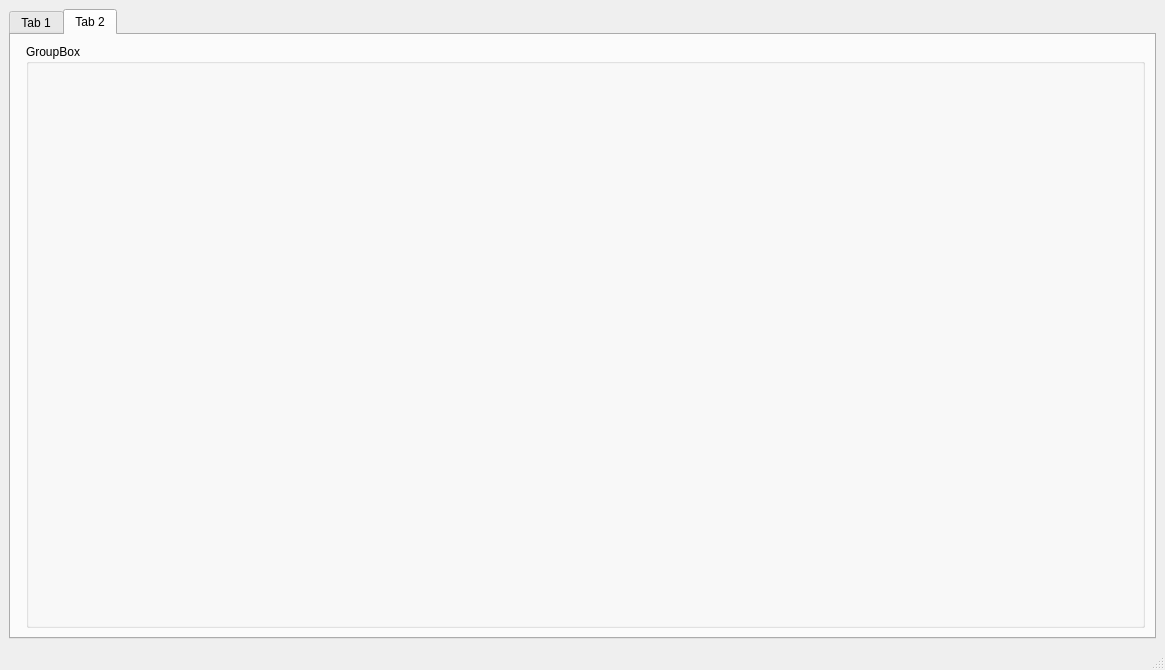
<?xml version="1.0" encoding="UTF-8"?>
<ui version="4.0">
 <class>MainWindow</class>
 <widget class="QMainWindow" name="MainWindow">
  <property name="geometry">
   <rect>
    <x>0</x>
    <y>0</y>
    <width>1165</width>
    <height>670</height>
   </rect>
  </property>
  <property name="windowTitle">
   <string>MainWindow</string>
  </property>
  <widget class="QWidget" name="centralwidget">
   <layout class="QHBoxLayout" name="horizontalLayout_5">
    <item>
     <widget class="QTabWidget" name="tabWidget">
      <property name="currentIndex">
       <number>1</number>
      </property>
      <widget class="QWidget" name="tab">
       <attribute name="title">
        <string>Tab 1</string>
       </attribute>
       <layout class="QHBoxLayout" name="horizontalLayout_3">
        <item>
         <layout class="QVBoxLayout" name="verticalLayout_6">
          <item>
           <layout class="QHBoxLayout" name="horizontalLayout">
            <item>
             <layout class="QVBoxLayout" name="verticalLayout_5">
              <item>
               <widget class="QLabel" name="label_2">
                <property name="text">
                 <string>Response</string>
                </property>
               </widget>
              </item>
              <item>
               <widget class="QPlainTextEdit" name="text_responce">
                <property name="sizePolicy">
                 <sizepolicy hsizetype="Preferred" vsizetype="Expanding">
                  <horstretch>0</horstretch>
                  <verstretch>0</verstretch>
                 </sizepolicy>
                </property>
               </widget>
              </item>
              <item>
               <widget class="QLabel" name="label">
                <property name="text">
                 <string>Request</string>
                </property>
               </widget>
              </item>
              <item>
               <widget class="QPlainTextEdit" name="text_request">
                <property name="sizePolicy">
                 <sizepolicy hsizetype="Preferred" vsizetype="Expanding">
                  <horstretch>0</horstretch>
                  <verstretch>0</verstretch>
                 </sizepolicy>
                </property>
               </widget>
              </item>
             </layout>
            </item>
            <item>
             <layout class="QVBoxLayout" name="verticalLayout_7">
              <item>
               <widget class="QLabel" name="label_5">
                <property name="text">
                 <string>Plot2D</string>
                </property>
               </widget>
              </item>
              <item>
               <widget class="Plot2DGraph" name="plot2d" native="true">
                <property name="sizePolicy">
                 <sizepolicy hsizetype="Expanding" vsizetype="Expanding">
                  <horstretch>0</horstretch>
                  <verstretch>0</verstretch>
                 </sizepolicy>
                </property>
               </widget>
              </item>
             </layout>
            </item>
            <item>
             <layout class="QVBoxLayout" name="verticalLayout_4">
              <item>
               <widget class="QLabel" name="label_7">
                <property name="text">
                 <string>PlotHeatMap</string>
                </property>
               </widget>
              </item>
              <item>
               <widget class="Plot2DHeatMap" name="plotheatmap" native="true">
                <property name="sizePolicy">
                 <sizepolicy hsizetype="Expanding" vsizetype="Expanding">
                  <horstretch>0</horstretch>
                  <verstretch>0</verstretch>
                 </sizepolicy>
                </property>
               </widget>
              </item>
             </layout>
            </item>
           </layout>
          </item>
          <item>
           <layout class="QHBoxLayout" name="horizontalLayout_2">
            <item>
             <layout class="QVBoxLayout" name="verticalLayout_3">
              <item>
               <widget class="QLabel" name="label_3">
                <property name="text">
                 <string>TableView</string>
                </property>
               </widget>
              </item>
              <item>
               <widget class="QTableView" name="table_view">
                <property name="sizePolicy">
                 <sizepolicy hsizetype="Preferred" vsizetype="Expanding">
                  <horstretch>0</horstretch>
                  <verstretch>0</verstretch>
                 </sizepolicy>
                </property>
               </widget>
              </item>
             </layout>
            </item>
            <item>
             <layout class="QVBoxLayout" name="verticalLayout_8">
              <item>
               <widget class="QLabel" name="label_4">
                <property name="text">
                 <string>ListView</string>
                </property>
               </widget>
              </item>
              <item>
               <widget class="QListView" name="list_view">
                <property name="sizePolicy">
                 <sizepolicy hsizetype="Preferred" vsizetype="Expanding">
                  <horstretch>0</horstretch>
                  <verstretch>0</verstretch>
                 </sizepolicy>
                </property>
               </widget>
              </item>
             </layout>
            </item>
            <item>
             <layout class="QVBoxLayout" name="verticalLayout_9">
              <item>
               <widget class="QLabel" name="label_6">
                <property name="text">
                 <string>Plot3D</string>
                </property>
               </widget>
              </item>
              <item>
               <widget class="Plot3DSurface" name="plot3d" native="true">
                <property name="sizePolicy">
                 <sizepolicy hsizetype="Expanding" vsizetype="Expanding">
                  <horstretch>0</horstretch>
                  <verstretch>0</verstretch>
                 </sizepolicy>
                </property>
               </widget>
              </item>
             </layout>
            </item>
           </layout>
          </item>
         </layout>
        </item>
        <item>
         <layout class="QVBoxLayout" name="verticalLayout">
          <item>
           <widget class="QGroupBox" name="groupBox">
            <property name="title">
             <string>Parameters</string>
            </property>
            <layout class="QVBoxLayout" name="verticalLayout_2">
             <item>
              <widget class="QRadioButton" name="check_button_1">
               <property name="text">
                <string>1</string>
               </property>
              </widget>
             </item>
             <item>
              <widget class="QRadioButton" name="check_button_2">
               <property name="text">
                <string>2</string>
               </property>
              </widget>
             </item>
             <item>
              <widget class="QRadioButton" name="check_button_3">
               <property name="text">
                <string>3</string>
               </property>
              </widget>
             </item>
             <item>
              <widget class="QPushButton" name="button_1">
               <property name="text">
                <string>Button 1</string>
               </property>
              </widget>
             </item>
             <item>
              <widget class="QPushButton" name="button_2">
               <property name="text">
                <string>Button 2</string>
               </property>
              </widget>
             </item>
            </layout>
           </widget>
          </item>
          <item>
           <widget class="QPushButton" name="button_heavy">
            <property name="text">
             <string>Heavy calculations</string>
            </property>
           </widget>
          </item>
          <item>
           <widget class="QPushButton" name="add_2d_graph">
            <property name="text">
             <string>Add 2D graph</string>
            </property>
           </widget>
          </item>
          <item>
           <widget class="QPushButton" name="add_heat_map">
            <property name="text">
             <string>Add Heat Map</string>
            </property>
           </widget>
          </item>
          <item>
           <widget class="QPushButton" name="add_3d_graph">
            <property name="text">
             <string>Add 3D graph</string>
            </property>
           </widget>
          </item>
          <item>
           <spacer name="verticalSpacer">
            <property name="orientation">
             <enum>Qt::Vertical</enum>
            </property>
            <property name="sizeHint" stdset="0">
             <size>
              <width>20</width>
              <height>40</height>
             </size>
            </property>
           </spacer>
          </item>
         </layout>
        </item>
       </layout>
      </widget>
      <widget class="QWidget" name="tab_2">
       <attribute name="title">
        <string>Tab 2</string>
       </attribute>
       <layout class="QHBoxLayout" name="horizontalLayout_4">
        <item>
         <widget class="CalculationParameters" name="widget" native="true"/>
        </item>
        <item>
         <widget class="QGroupBox" name="groupBox_4">
          <property name="title">
           <string>GroupBox</string>
          </property>
          <layout class="QHBoxLayout" name="horizontalLayout_6">
           <item>
            <spacer name="horizontalSpacer">
             <property name="orientation">
              <enum>Qt::Horizontal</enum>
             </property>
             <property name="sizeHint" stdset="0">
              <size>
               <width>1084</width>
               <height>20</height>
              </size>
             </property>
            </spacer>
           </item>
          </layout>
         </widget>
        </item>
       </layout>
      </widget>
     </widget>
    </item>
   </layout>
  </widget>
  <widget class="QMenuBar" name="menubar">
   <property name="geometry">
    <rect>
     <x>0</x>
     <y>0</y>
     <width>1165</width>
     <height>21</height>
    </rect>
   </property>
  </widget>
  <widget class="QStatusBar" name="statusbar"/>
 </widget>
 <customwidgets>
  <customwidget>
   <class>Plot2DGraph</class>
   <extends>QWidget</extends>
   <header>plot2dgraph.h</header>
   <container>1</container>
  </customwidget>
  <customwidget>
   <class>Plot2DHeatMap</class>
   <extends>QWidget</extends>
   <header>plot2dheatmap.h</header>
   <container>1</container>
  </customwidget>
  <customwidget>
   <class>Plot3DSurface</class>
   <extends>QWidget</extends>
   <header>plot3dsurface.h</header>
   <container>1</container>
  </customwidget>
  <customwidget>
   <class>CalculationParameters</class>
   <extends>QWidget</extends>
   <header>calculationparameters.h</header>
   <container>1</container>
  </customwidget>
 </customwidgets>
 <resources/>
 <connections/>
</ui>
